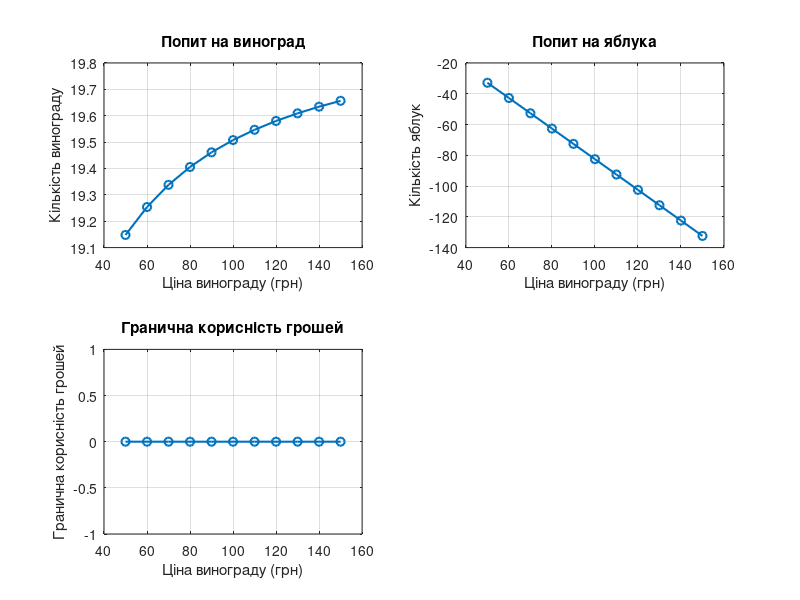
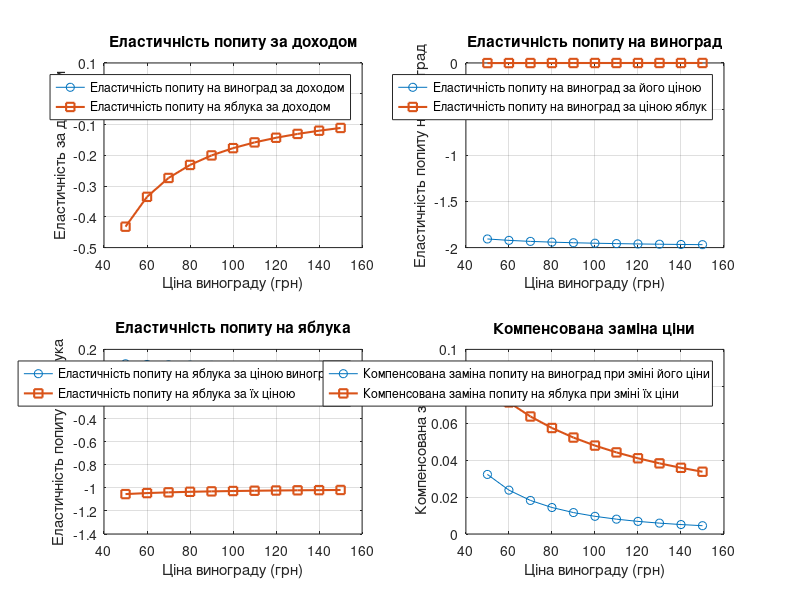

The MATLAB script that drew these images, in order:
%% Параметри задачі
P1_vals = 50:10:150;  % Ціна винограду від 50 до 150 грн (крок 10 грн)
P2 = 20;              % Ціна яблук (фіксована)
I = 300;              % Бюджет споживача

% Ініціалізація векторів результатів
X1 = zeros(size(P1_vals));  % Оптимальна кількість винограду
X2 = zeros(size(P1_vals));  % Оптимальна кількість яблук
MU_Money = zeros(size(P1_vals)); % Гранична корисність грошей

E1_I = zeros(size(P1_vals)); % Еластичність попиту на виноград за доходом
E2_I = zeros(size(P1_vals)); % Еластичність попиту на яблука за доходом

E1_P1 = zeros(size(P1_vals)); % Еластичність попиту на виноград за ціною винограду
E1_P2 = zeros(size(P1_vals)); % Еластичність попиту на виноград за ціною яблук
E2_P1 = zeros(size(P1_vals)); % Еластичність попиту на яблука за ціною винограду
E2_P2 = zeros(size(P1_vals)); % Еластичність попиту на яблука за ціною яблук

% Компенсована заміна ціни (матриця Слуцького)
Comp_X1_P1 = zeros(size(P1_vals));
Comp_X2_P2 = zeros(size(P1_vals));
Comp_X1_P2 = zeros(size(P1_vals));
Comp_X2_P1 = zeros(size(P1_vals));

% Розрахунки для кожного значення P1
for i = 1:length(P1_vals)
    P1 = P1_vals(i);
    
    % Оптимальні обсяги споживання
    X1(i) = (9 * P2 * I + 1280 * P1^2 - 45 * P2^2) / (P1 * (9 * P2 + 64 * P1));
    X2(i) = (64 * P1 * I + 45 * P2^2 - 1280 * P1^2) / (P2 * (9 * P2 + 64 * P1));
    
    % Гранична корисність грошей (λ)
    denom_MU = I - 20 * P1 - 5 * P2;  
    expr_MU = (9 * P2 + 64 * P1) / (P1 * P2 * denom_MU);
    
    if denom_MU > 0 && expr_MU > 0  
        MU_Money(i) = sqrt(expr_MU);
    else
        MU_Money(i) = 0; 
    end
    
    % Еластичність попиту за доходом
    E1_I(i) = (9 * P2 * I) / (9 * P2 * I + 1280 * P1^2 - 45 * P2^2);
    E2_I(i) = (64 * P1 * I) / (64 * P1 * I + 45 * P2^2 - 1280 * P1^2);

    % Еластичність попиту за цінами
    E1_P1(i) = (2560 * P1^2) / (9 * P2 * I + 1280 * P1^2 - 180 * P2^2) / P1 - (64 * P1) / (9 * P2 + 64 * P1) - 1;
    E1_P2(i) = (9 * P2) / P1 * ((I - 10 * P2) / (9 * P2 * I + 1280 * P1^2 - 180 * P2^2) - 1 / (9 * P2 + 64 * P1));
    E2_P1(i) = (64 * P1) / P2 * ((I - 40 * P1) / (64 * P1 * I + 45 * P2^2 - 1280 * P1^2) - 1 / (9 * P2 + 64 * P1));
    E2_P2(i) = (90 * P2^2) / (64 * P1 * I + 45 * P2^2 - 1280 * P1^2) / P2 - (9 * P2) / (9 * P2 + 64 * P1) - 1;
    
    % Компенсована заміна ціни (матриця Слуцького)
    common_term = 1152 * P2 * (20 * P1 + 5 * P2 - I) / (64 * P1 + 9 * P2)^2;
    Comp_X1_P1(i) = common_term / P1;
    Comp_X2_P2(i) = common_term / P2;
    Comp_X1_P2(i) = common_term;
    Comp_X2_P1(i) = common_term;
end

%% Побудова графіків
figure;
subplot(2,2,1);
plot(P1_vals, X1, '-o', 'LineWidth', 1.5);
xlabel('Ціна винограду (грн)');
ylabel('Кількість винограду');
title('Попит на виноград');
grid on;

subplot(2,2,2);
plot(P1_vals, X2, '-o', 'LineWidth', 1.5);
xlabel('Ціна винограду (грн)');
ylabel('Кількість яблук');
title('Попит на яблука');
grid on;

subplot(2,2,3);
plot(P1_vals, MU_Money, '-o', 'LineWidth', 1.5);
xlabel('Ціна винограду (грн)');
ylabel('Гранична корисність грошей');
title('Гранична корисність грошей');
grid on;

figure;
subplot(2,2,1);
plot(P1_vals, E1_I, '-o', P1_vals, E2_I, '-s', 'LineWidth', 1.5);
xlabel('Ціна винограду (грн)');
ylabel('Еластичність за доходом');
legend('Еластичність попиту на виноград за доходом', 'Еластичність попиту на яблука за доходом');
title('Еластичність попиту за доходом');
grid on;

subplot(2,2,2);
plot(P1_vals, E1_P1, '-o', P1_vals, E1_P2, '-s', 'LineWidth', 1.5);
xlabel('Ціна винограду (грн)');
ylabel('Еластичність попиту на виноград');
legend('Еластичність попиту на виноград за його ціною', 'Еластичність попиту на виноград за ціною яблук');
title('Еластичність попиту на виноград');
grid on;

subplot(2,2,3);
plot(P1_vals, E2_P1, '-o', P1_vals, E2_P2, '-s', 'LineWidth', 1.5);
xlabel('Ціна винограду (грн)');
ylabel('Еластичність попиту на яблука');
legend('Еластичність попиту на яблука за ціною винограду', 'Еластичність попиту на яблука за їх ціною');
title('Еластичність попиту на яблука');
grid on;

subplot(2,2,4);
plot(P1_vals, Comp_X1_P1, '-o', P1_vals, Comp_X2_P2, '-s', 'LineWidth', 1.5);
xlabel('Ціна винограду (грн)');
ylabel('Компенсована заміна');
legend('Компенсована заміна попиту на виноград при зміні його ціни', 'Компенсована заміна попиту на яблука при зміні їх ціни');
title('Компенсована заміна ціни');
grid on;
